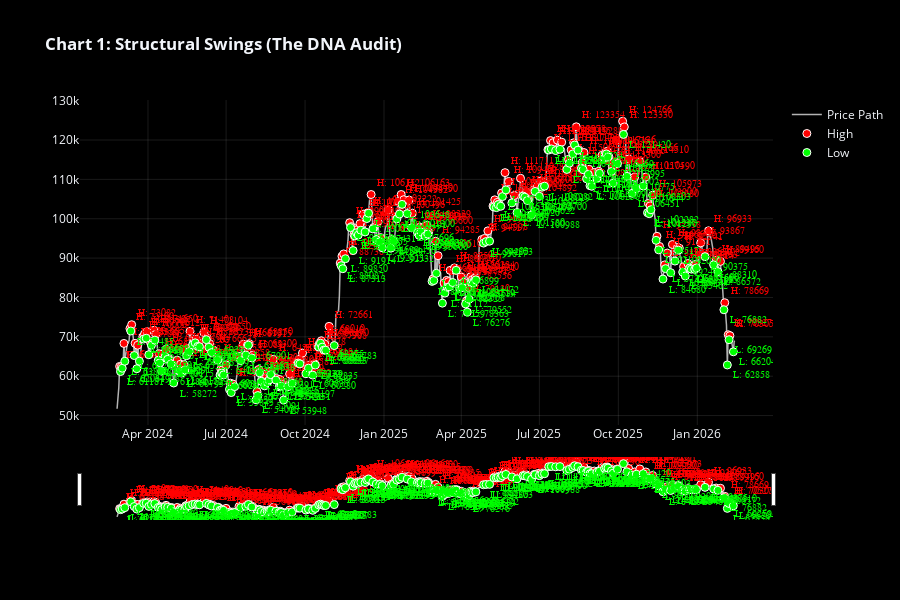

The cell this chart's notebook holds for it:
### Markdown cell above
## 2. The DNA Layer: Close-Based Pivot Detection
**Methodology:** The SIGMA engine utilizes a **3-bar local extrema filter** exclusively on **Close prices**. 
*   **Rationale:** We ignore price "noise" (wicks) to focus on structural commitment. A swing is only confirmed if the market closes back inside the pivot, signaling a true trend-shift.
*   **Verification:** Highs (Red) and Lows (Green) must align with local closing price bends.

### Code cell
fig1 = visualizer.create_structural_audit(df, swings, title="Chart 1: Structural Swings (The DNA Audit)")
fig1.show()

### Figure 1 — Plotly figure (JSON) as saved in the notebook; plotly's stock layout.template omitted (floating-point values rounded to 4 significant figures; data arrays with more than 128 entries replaced by an {"elided": "..."} marker saying what was removed)
{"data": [{"line": {"color": "white", "width": 1.5}, "mode": "lines", "name": "Price Path", "opacity": 0.7, "type": "scatter", "x": {"elided": "721 str values"}, "y": {"elided": "721 float values"}}, {"marker": {"color": "red", "line": {"color": "white", "width": 1}, "size": 8, "symbol": "circle"}, "mode": "markers+text", "name": "High", "text": {"elided": "183 str values"}, "textfont": {"color": "red", "family": "Arial Black", "size": 10}, "textposition": "top right", "type": "scatter", "x": {"elided": "183 str values"}, "y": {"elided": "183 float values"}}, {"marker": {"color": "#00ff00", "line": {"color": "white", "width": 1}, "size": 8, "symbol": "circle"}, "mode": "markers+text", "name": "Low", "text": {"elided": "183 str values"}, "textfont": {"color": "#00ff00", "family": "Arial Black", "size": 10}, "textposition": "bottom right", "type": "scatter", "x": {"elided": "183 str values"}, "y": {"elided": "183 float values"}}], "layout": {"height": 600, "paper_bgcolor": "black", "plot_bgcolor": "black", "title": {"text": "<b>Chart 1: Structural Swings (The DNA Audit)</b>"}, "xaxis": {"gridcolor": "rgba(255,255,255,0.1)", "rangeslider": {"visible": true}}, "yaxis": {"gridcolor": "rgba(255,255,255,0.1)"}}}
